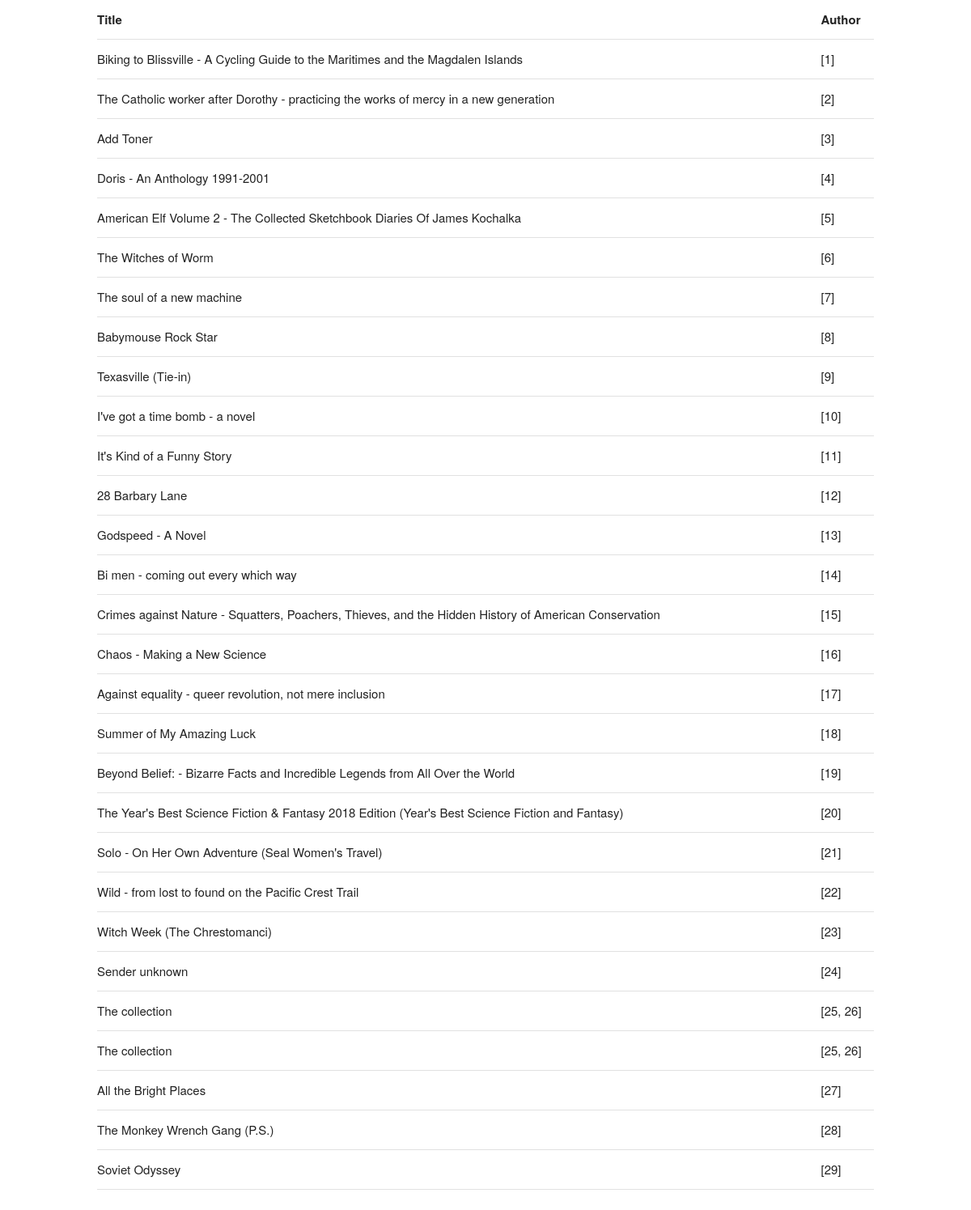
Page /list on the committed database.
### app/models.py (models this page shows, shortened)
class BookAuthor(db.Model):
	_id = db.Column(db.Integer, primary_key=True, unique=True)
	_authorId = db.Column(db.String(20), db.ForeignKey('author._authorId'))
	_bookId = db.Column(db.String(20), db.ForeignKey('book._bookId'))
	_authors = relationship("Author")
	def __repr__(self):
		return format(self._id)

class Book(db.Model):
	_id = db.Column(db.Integer, primary_key=True, unique=True)
	_bookId = db.Column(db.String(20), unique=True, nullable=False)
	_bookJson = db.Column(db.String(7000), unique=False, nullable=True)
	_workJson = db.Column(db.String(7000), unique=False, nullable=True)
	_title = db.Column(db.String(200), unique=False, nullable=True)
	_subtitle = db.Column(db.String(200), unique=False, nullable=True)
	_bookAuthors = relationship("BookAuthor")

### app/routes.py (the view)
@app.route('/list')
def show_recs():
	displayItems = ShowRecs.testShow()
	return render_template('list.html', records=displayItems)

### app/showRecords.py (called while the page is built)
	def testShow():
		displayObj = []
		booksListQuery = 	db.session.query(Book, BookAuthor, Author).\
							filter(Book._bookId==BookAuthor._bookId).\
							filter(BookAuthor._authorId==Author._authorId)
		booksList = booksListQuery.all()
		for b, ba, a in booksList:
			fullTitle = b._title
			if (b._subtitle):
				fullTitle = b._title + " - " + b._subtitle
			displayObj.append({'fullTitle':str(fullTitle), 'authorNm':b._bookAuthors})
		return displayObj

### app/templates/list.html
{% extends "base.html" %}
{% import 'book_table.html' as bookTable %}
{% block content %}
	{{ bookTable.makeBookTable(records) }}
{% endblock %}

### app/templates/base.html (shortened to what this page needs)
<!DOCTYPE html>
<html lang="en">
<head>
	<head>
		<link rel= "stylesheet" type= "text/css" href= "{{ url_for('static',filename='css/normalize.css') }}">
		<link rel="stylesheet" type= "text/css" href= "{{ url_for('static',filename='css/skeleton.css') }}">
	</head>
	<body>
		<div class="container">
			<div class="row">
			{% block content %}{% endblock %}
			</div>
		</div>
	<body>
</html>

### app/templates/book_table.html
{% macro makeBookTable(bookRecords) -%}
	<table class="u-full-width">
		<thead>
			<tr>
				<th>Title</th>
				<th>Author</th>
			</tr>
		</thead>
		<tbody>
			{% for bookRecord in bookRecords %}
			<tr>
				<td>{{bookRecord.fullTitle}}</td>
				<td>{{bookRecord.authorNm}}</td>
			</tr>
			{% endfor %}
		</tbody>
	</table>
{%- endmacro %}

### app/static/css/skeleton.css (style rules this page uses)
.container { position: relative; width: 100%; max-width: 960px; margin: 0 auto; padding: 0 20px; box-sizing: border-box; }
@media (min-width: 400px) { .container { width: 85%; padding: 0; } }
@media (min-width: 550px) { .container { width: 80%; } }
html { font-size: 62.5%; }
body { font-size: 1.5em; line-height: 1.6; font-weight: 400; font-family: "Raleway", "HelveticaNeue", "Helvetica Neue", Helvetica, Arial, sans-serif; color: #222; }
th, td { padding: 12px 15px; text-align: left; border-bottom: 1px solid #E1E1E1; }
th:first-child, td:first-child { padding-left: 0; }
th:last-child, td:last-child { padding-right: 0; }
pre, blockquote, dl, figure, table, p, ul, ol, form { margin-bottom: 2.5rem; }
.u-full-width { width: 100%; box-sizing: border-box; }
.container:after, .row:after, .u-cf { content: ""; display: table; clear: both; }

### rows in the picture
BookAuthor: authorNm "[1]"
BookAuthor: authorNm "[2]"
BookAuthor: fullTitle "Add Toner", authorNm "[3]"
BookAuthor: authorNm "[4]"
BookAuthor: authorNm "[5]"
BookAuthor: fullTitle "The Witches of Worm", authorNm "[6]"
BookAuthor: fullTitle "The soul of a new machine", authorNm "[7]"
BookAuthor: fullTitle "Babymouse Rock Star", authorNm "[8]"
BookAuthor: fullTitle "Texasville (Tie-in)", authorNm "[9]"
BookAuthor: authorNm "[10]"
BookAuthor: fullTitle "It's Kind of a Funny Story", authorNm "[11]"
BookAuthor: fullTitle "28 Barbary Lane", authorNm "[12]"
BookAuthor: authorNm "[13]"
BookAuthor: authorNm "[14]"
BookAuthor: authorNm "[15]"
BookAuthor: authorNm "[16]"
BookAuthor: authorNm "[17]"
BookAuthor: fullTitle "Summer of My Amazing Luck", authorNm "[18]"
BookAuthor: authorNm "[19]"
BookAuthor: fullTitle "The Year's Best Science Fiction & Fantasy 2018 Edition (Year's Best Science Fiction and Fantasy)", authorNm "[20]"
BookAuthor: authorNm "[21]"
BookAuthor: authorNm "[22]"
BookAuthor: fullTitle "Witch Week (The Chrestomanci)", authorNm "[23]"
BookAuthor: fullTitle "Sender unknown", authorNm "[24]"
BookAuthor: fullTitle "The collection", authorNm "[25, 26]"
BookAuthor: fullTitle "All the Bright Places", authorNm "[27]"
BookAuthor: fullTitle "The Monkey Wrench Gang (P.S.)", authorNm "[28]"
BookAuthor: fullTitle "Soviet Odyssey", authorNm "[29]"

### other values in the picture
{{ bookRecord.fullTitle }} "Biking to Blissville - A Cycling Guide to the Maritimes and the Magdalen Islands" "The Catholic worker after Dorothy - practicing the works of mercy in a new generation" "Doris - An Anthology 1991-2001" "American Elf Volume 2 - The Collected Sketchbook Diaries Of James Kochalka" "I've got a time bomb - a novel" "Godspeed - A Novel" "Bi men - coming out every which way" "Crimes against Nature - Squatters, Poachers, Thieves, and the Hidden History of American Conservation" "Chaos - Making a New Science" "Against equality - queer revolution, not mere inclusion" "Beyond Belief: - Bizarre Facts and Incredible Legends from All Over the World" "Solo - On Her Own Adventure (Seal Women's Travel)" "Wild - from lost to found on the Pacific Crest Trail"
